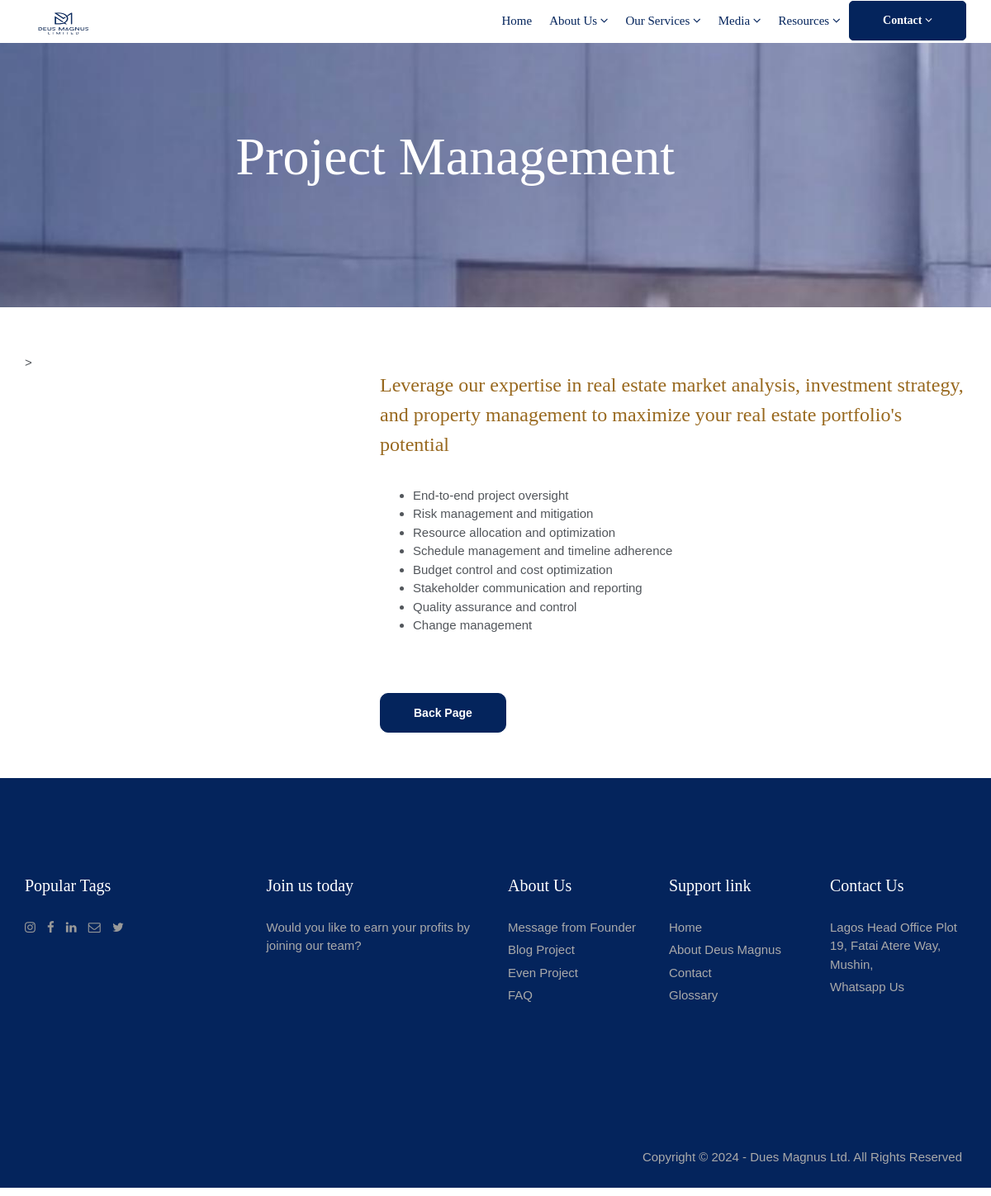
/project_management/, run on an earlier commit of the app's database.
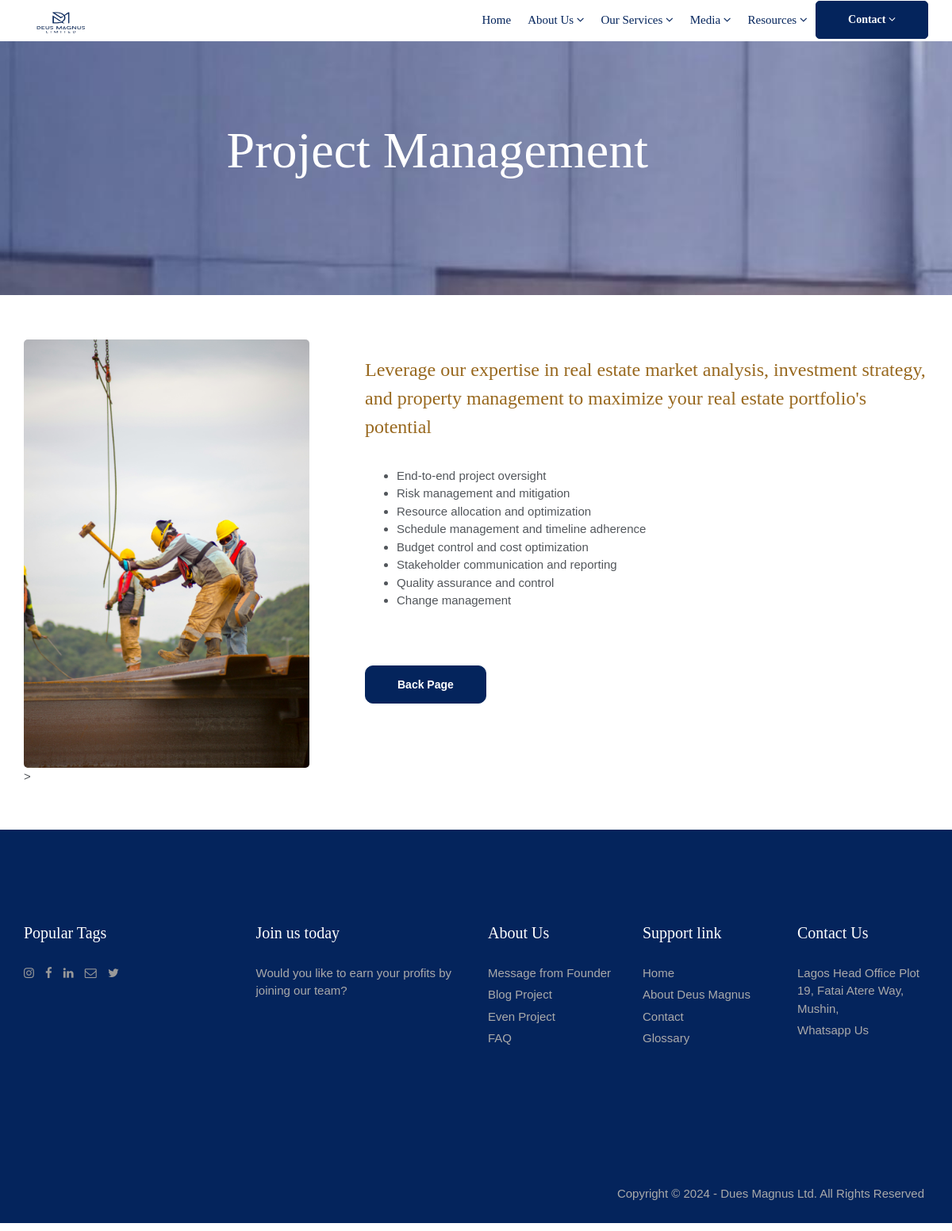
And on a later commit of the database.
### deus_magnus/models.py (models this page shows)
class ProjectPicture(models.Model):
    deus_magnus_project_p = models.ImageField(upload_to='project_p/')

### deus_magnus/views.py (the view, shortened to what this page needs)
# urls.py: path('project_management/', ProjectManagement.as_view(), name='project_management'),
class ProjectManagement(ListView):
    model = ProjectPicture
    template_name = 'deus_magnus/project_management.html'

### templates/deus_magnus/project_management.html (shortened to what this page needs)
{% extends "base.html" %}
{% load static %}
{% block content %}
<section class="parallax event-section" data-stellar-background-ratio="0.5" style="background-image:url({% static "images/m_v_s.jpg" %});">
    <div class="container">
        <div class="row">
            <div class="col-md-11">
                <div class="tagline-message event-title text-center">
                    <h3> Project Management</h3>
                </div>
            </div>
        </div>
    </div>
</section>
<section class="section">
<section class="section">
    <div class="container">
        <div class="row">
            <div class="col-md-4">
            {% for post in object_list %}
            <div class="custom-module">
                <img style="border-radius: 5px;"src="{{ post.deus_magnus_project_p.url }}" alt="" class="img-responsive wow slideInLeft">
            </div>
            {% endfor %}>
            </div>
            <div class="col-md-8">
                <div class="custom-module p40l">
                    <h3 style="color: #98681e;font-family: Georgia;">Leverage our expertise in real estate market analysis, investment strategy,
                        and property management to maximize your real estate portfolio's potential </h3><br>
                    <div class="row">
                        <div class="col-lg-8 col-md-4 col-sm-4 col-xs-12 first">
                            <ul class="check">
                                <li>End-to-end project oversight</li>
                                <li>Risk management and mitigation</li>
                                <li>Resource allocation and optimization</li>
                                <li>Schedule management and timeline adherence</li>
                                <li>Budget control and cost optimization</li>
                                <li>Stakeholder communication and reporting</li>
                                <li>Quality assurance and control</li>
                                <li>Change management</li>
                            </ul>
                        </div>
                    </div>
                    <div class="btn-wrapper">
                        <a href=""onclick="history.back(); return false;" class="btn btn-primary"style="border-radius: 10px;"> Back Page</a>
                    </div>
                </div>
            </div>
        </div>
    </div>
</section><br><br>
{% endblock %}

### templates/base.html (shortened to what this page needs)
{% load static %}
<head>
    <link href="{% static 'vendor/bootstrap/css/bootstrap.min.css' %}" rel="stylesheet">
	<link rel="stylesheet" href="{% static 'css/bootstrap.min.css' %}">
    <link rel="stylesheet" href="{% static 'css/font-awesome.min.css' %}">
    <link rel="stylesheet" href="{% static 'css/carousel.css' %}">
    <link rel="stylesheet" href="{% static 'css/animate.css' %}">
    <link rel="stylesheet" href="{% static 'css/style.css' %}">
</head>
<body>
    <div id="wrapper">
<header class="header">
    <div class="container">
        <nav class="navbar navbar-default yamm">
            <div class="navbar-header">
                    <div class="logo-normal">
                        <a class="navbar-brand" href="{% url 'home' %}"style="margin-bottom:2px;"><img src="{% static 'images/logo.png'%}"width="86" height="57" alt=""></a>
                    </div>
            </div>
            <div id="navbar" class="navbar-collapse collapse">
                <ul class="nav navbar-nav navbar-right">
                    <li><a href="{% url 'home' %}">Home</a></li>
                    <li class="dropdown hassubmenu">
                        <a href="#" class="dropdown-toggle" data-toggle="dropdown" role="button" aria-expanded="false"> About Us <span class="fa fa-angle-down"></span></a>
                    </li>
                    <li class="dropdown hassubmenu">
                        <a href="#" class="dropdown-oggle" data-toggle="dropdown" role="button"aria-expanded="false">Our Services <span class="fa fa-angle-down"></span></a>
                    </li>
                    <li class="dropdown hassubmenu">
                        <a href="#" class="dropdown-oggle" data-toggle="dropdown" role="button"aria-expanded="false">Media <span class="fa fa-angle-down"></span></a>
                    </li>
                    <li class="dropdown hassubmenu">
                        <a href="#" class="dropdown-oggle" data-toggle="dropdown" role="button"aria-expanded="false">Resources <span class="fa fa-angle-down"></span></a>
                    </li>
                    <a href="{% url 'contact' %}" class="btn btn-primary py-4 px-lg-5 d-none d-lg-block"style="margin-top:1px; border-radius: 5px; font-family:Georgia">Contact <i class="fa fa-angle-down ms-3"></i></a>
                </ul>
            </div>
        </nav>
    </div>
</header>
        {% block content %}
        {% endblock  %}
<footer class="section footer noover">
<div class="container">
    <div class="row">
        <div class="col-lg-3 col-md-3">
            <div class="widget clearfix">
                <h3 class="widget-title" style="font-family: Georgia;">Popular Tags</h3>
                <div class="authorbox-social">
                    <ul class="list-inline">
                        <li><a href="https://www.instagram.com/deusmagnusltd/"target="_blank"><i class="fa fa-instagram"></i></a></li>
                        <li><a href="https://web.facebook.com/deusmagnusltd"target="_blank"><i class="fa fa-facebook"></i></a></li>
                        <li><a href="https://ng.linkedin.com/company/deusmagnus"target="_blank"><i class="fa fa-linkedin"></i></a></li>
                        <li><a href="mailto:info@deusmagnus.com"target="_blank"><i class="fa fa-envelope-o"></i></a></li>
                        <li><a href="#"><i class="fa fa-twitter"></i></a></li>
                    </ul>
                </div>
            </div>
        </div>
        <div class="col-lg-3 col-md-3">
            <div class="widget clearfix">
                <h3 class="widget-title" style="font-family: Georgia;">Join us today</h3>
                <a href="{% url 'contact' %}"><p>Would you like to earn your profits by joining our team?</p></a>
            </div>
        </div>
        <div class="col-lg-2 col-md-2">
        <div class="widget clearfix">
            <h3 class="widget-title" style="font-family: Georgia;">About Us</h3>
            <div class="list-widget">
                <ul>
                    <li><a href="{% url 'founder_message' %}">Message from Founder</a></li>
                    <li><a href="{% url 'blog' %}">Blog Project</a></li>
                    <li><a href="{% url 'deus_magnus_event' %}">Even Project</a></li>
                    <li><a href="{% url 'faqs_items'%}">FAQ</a></li>
                </ul>
            </div>
        </div>
    </div>
        <div class="col-lg-2 col-md-2">
            <div class="widget clearfix">
                <h3 class="widget-title" style="font-family: Georgia;">Support link</h3>
                <div class="list-widget">
                    <ul>
                        <li><a href="{% url 'home' %}">Home</a></li>
                        <li><a href="{% url 'about' %}">About Deus Magnus</a></li>
                        <li><a href="{% url 'contact' %}">Contact</a></li>
                        <li><a href="{% url 'glossary_items' %}">Glossary</a></li>
                    </ul>
                </div>
            </div>
        </div>
        <div class="col-lg-2 col-md-2">
            <div class="widget clearfix">
                <h3 class="widget-title" style="font-family: Georgia;">Contact Us</h3>
                <div class="list-widget">
                    <ul>
                        <li><a href="https://maps.app.goo.gl/uNNsbrMFuA9V3HN36"target="_blank">Lagos Head Office Plot 19, Fatai Atere Way, Mushin,</a></li>
                        <li><a href="https://wa.me/+2348106941149?text=Hi Deus Magnus Limited?"target="_blank">Whatsapp Us</a></li>
                    </ul>
                </div>
            </div>
        </div>
    </div>
</div>
</footer>
<div class="copyrights">
    <div class="container">
        <div class="clearfix">
            <div class="pull-right">
                <div class="footer-links">
                    <ul class="list-inline">
                        <li>
                            {% if footer_post %}
                                Copyright © {{ footer_post.copyright_year }} - Dues Magnus Ltd. All Rights Reserved
                            {% else %}
                                Copyright © 2024 - Dues Magnus Ltd. All Rights Reserved
                            {% endif %}
                        </li>
                    </ul>
                </div>
            </div>
        </div>
    </div>
</div>
</div>
</body>
</html>

### static/css/style.css (style rules this page uses)
body { background-color: #fff; line-height: 1.5; font-size: 15px; color: #52565b; font-family: "Heebo", sans-serif; position: static; font-weight: 400; }
body, p, li, a { font-family:'Nunito',sans-serif; }
.course-details h4 a, .readmore, .testimonial strong, h1, h2, h3, h4, h5, h6 { color: #000; }
h1, h2, h3, h4, h5, h6 { line-height: 1.5; font-family:sans-serif; }
.cop-logo img, a { color: #000; text-decoration: none !important; -webkit-transition: all ease 0.3s; -moz-transition: all ease 0.3s; transition: all ease 0.3s; }
.header { position: static; z-index: 111; left: 0; top: 0; right: 0; padding: 0; background-color: transparent; text-decoration: none !important; -webkit-transition: all .3s ease-in-out; -moz-transition: all .3s ease-in-out; -ms-transition: all .3s ease-in-out; -o-transition: all .3s ease-in-out; transition: all .3s ease-in-out; }
.navbar-default { margin: 0; background-color: transparent; background: none; border: 0; }
.navbar-default .nav>li>a { color: #04245c !important; text-transform: capitalize; font-size: 15px; font-weight: 500; outline: none; font-family:Georgia; }
.navbar-brand img { margin: 0 !important; }
.navbar-brand { padding: 0 10px 0 0; }
.yamm .nav, .yamm .collapse, .yamm .dropup, .yamm .dropdown { position:static; }
.yamm .dropdown { position: relative; }
.yamm ul { padding: 0; }
.event-title.tagline-message h3 { font-size: 64px; }
.event-section { height: 50vh; height: 30%; padding:90px 6; }
.parallax { background-attachment: fixed; background-position: 50% 0; background-repeat: no-repeat; height: 40%; position: relative; -webkit-background-size: cover; -moz-background-size: cover; -o-background-size: cover; background-size: cover; }
.section { background-color: #ffffff; padding: 1rem 0; position: relative; display: block; padding-top: 28px; }
.authorbox-social li a { color: #999; }
.authorbox-social ul { padding: 10px 0; margin-bottom: 0; }
.tagline-message h3 { padding: 0; font-size: 20px; margin: 0; color: #ffffff; font-weight:200px; font-family:Georgia; }
.p40l { padding-left: 4rem; }
.section.footer { padding: 12rem 0; background-color:#04245c; }
.widget-title { color: #fff; font-size: 20px; padding: 0 0 30px; margin: 0; font-family:Georgia; line-height: 1; }
.copyrights { background-color: #04245c; border-top: 1px solid #04245c ; padding: 30px 0; }
.copyrights ul { padding: 0 !important; margin: 15px 0 0 !important; }
.copyrights ul li { line-height: 1; font-size: 15px; margin: 0 0 0 8px !important; color: #aaa; }
.footer ul { list-style: none; padding: 0; }
.footer .list-widget li { margin: 0 0 5px !important; }
.footer .form-control, .footer p, .footer a { color: #aaa; }
.btn { border-radius: 0; font-size: 14px; border: 1px solid #fff; font-weight: bold; color: #ffffff !important; padding: 13px 40px; text-transform: capitalize; }
.shop-desc small, .shop-meta a, .authorbox small, blockquote:before, blockquote:after, .blog-meta small a, .small-box i, .copyrights ul li:hover a, .footer .readmore, .breadcrumb>li a, .yamm h4, .yamm-content li:hover a, .yamm .hassubmenu li:hover a, .check li:before, .stat-count h3, .blog-desc h4:hover a, .post-meta li:after, .course-box small, .course-details h4:hover a, .course-footer i, a:hover, a:focus, .box i, .topbar .text-left i { color: #9e9485; }
.cb, .box .event-desc small, .pagination a, .pagination>.active>a, .pagination>.active>a:focus, .pagination>.active>a:hover, .pagination>.active>span, .pagination>.active>span:focus, .pagination>.active>span:hover, .tags-widget a, .owl-theme-01 .owl-nav [class*="owl-"]:hover, .yamm .dropdown-menu li:hover .menu-button, .yamm .dropdown-menu li .menu-button, mark, .bgcolor1, .image-wrap:before, .image-wrap:after, .btn-primary { border-color: #04245c; background-color: #04245c; box-shadow: inset 0 0 0 0 #98681e; -webkit-transition: all ease 0.5s; -moz-transition: all ease 0.5s; transition: all ease 0.5s; }
@media (max-width: 1200px) { .nav>li>a { padding: 1em 0.7em; } }

What changed in the data, as far as the page shows it:
added ProjectPicture: deus_magnus_project_p (picture)
